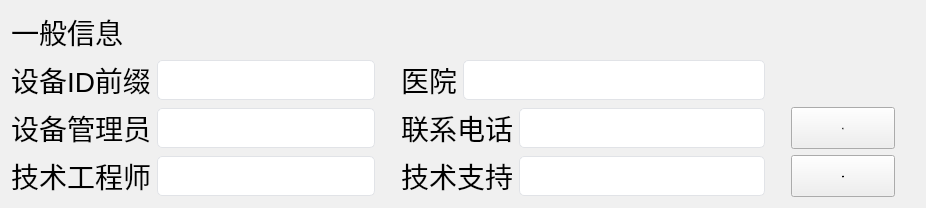
        <widget class="QFrame" name="mframe_Info">
         <property name="styleSheet">
          <string notr="true">QFrame{
	color: rgb(0, 0, 0);
	border-radius:12px;
	background-color: rgb(240,240,240);
}</string>
         </property>
         <property name="frameShape">
          <enum>QFrame::StyledPanel</enum>
         </property>
         <property name="frameShadow">
          <enum>QFrame::Raised</enum>
         </property>
         <layout class="QGridLayout" name="gridLayout_9" rowstretch="1,1,1,1" columnstretch="7,0,7,0,2,0">
          <item row="0" column="0">
           <widget class="QLabel" name="label_40">
            <property name="styleSheet">
             <string notr="true">QLabel
{
	color: rgb(0,0,0);
	font-size:28px;
}</string>
            </property>
            <property name="text">
             <string>一般信息</string>
            </property>
            <property name="alignment">
             <set>Qt::AlignLeading|Qt::AlignLeft|Qt::AlignVCenter</set>
            </property>
           </widget>
          </item>
          <item row="0" column="5">
           <spacer name="verticalSpacer_6">
            <property name="orientation">
             <enum>Qt::Vertical</enum>
            </property>
            <property name="sizeHint" stdset="0">
             <size>
              <width>20</width>
              <height>40</height>
             </size>
            </property>
           </spacer>
          </item>
          <item row="1" column="0">
           <layout class="QHBoxLayout" name="horizontalLayout_14">
            <item>
             <widget class="QLabel" name="mLab_IDName_2">
              <property name="styleSheet">
               <string notr="true">QLabel
{
	color: rgb(0,0,0);
	font-size:28px;
}</string>
              </property>
              <property name="text">
               <string>设备ID前缀</string>
              </property>
              <property name="alignment">
               <set>Qt::AlignLeading|Qt::AlignLeft|Qt::AlignVCenter</set>
              </property>
             </widget>
            </item>
            <item>
             <widget class="QLineEdit" name="mEdit_Info_IDName">
              <property name="minimumSize">
               <size>
                <width>0</width>
                <height>40</height>
               </size>
              </property>
              <property name="styleSheet">
               <string notr="true">QLineEdit
{
	border: 1px solid #e1e3e7;         
	border-radius: 5px;
	font-size:28px;
	color: rgb(137, 137, 137);
	background-color: rgb(255, 255, 255);


}</string>
              </property>
              <property name="text">
               <string/>
              </property>
             </widget>
            </item>
           </layout>
          </item>
          <item row="1" column="1">
           <spacer name="verticalSpacer_4">
            <property name="orientation">
             <enum>Qt::Vertical</enum>
            </property>
            <property name="sizeHint" stdset="0">
             <size>
              <width>20</width>
              <height>40</height>
             </size>
            </property>
           </spacer>
          </item>
          <item row="1" column="2">
           <layout class="QHBoxLayout" name="horizontalLayout_9">
            <item>
             <widget class="QLabel" name="mLab_IDName_7">
              <property name="styleSheet">
               <string notr="true">QLabel
{
	color: rgb(0,0,0);
	font-size:28px;
}</string>
              </property>
              <property name="text">
               <string>医院</string>
              </property>
              <property name="alignment">
               <set>Qt::AlignLeading|Qt::AlignLeft|Qt::AlignVCenter</set>
              </property>
             </widget>
            </item>
            <item>
             <widget class="QLineEdit" name="mEdit_Info_Hospital">
              <property name="minimumSize">
               <size>
                <width>0</width>
                <height>40</height>
               </size>
              </property>
              <property name="styleSheet">
               <string notr="true">QLineEdit
{
	border: 1px solid #e1e3e7;         
	border-radius: 5px;
	font-size:28px;
	color: rgb(137, 137, 137);
	background-color: rgb(255, 255, 255);


}</string>
              </property>
              <property name="text">
               <string/>
              </property>
             </widget>
            </item>
           </layout>
          </item>
          <item row="2" column="0">
           <layout class="QHBoxLayout" name="horizontalLayout_13">
            <item>
             <widget class="QLabel" name="mLab_IDName_3">
              <property name="styleSheet">
               <string notr="true">QLabel
{
	color: rgb(0,0,0);
	font-size:28px;
}</string>
              </property>
              <property name="text">
               <string>设备管理员</string>
              </property>
              <property name="alignment">
               <set>Qt::AlignLeading|Qt::AlignLeft|Qt::AlignVCenter</set>
              </property>
             </widget>
            </item>
            <item>
             <widget class="QLineEdit" name="mEdit_Info_Admin">
              <property name="minimumSize">
               <size>
                <width>0</width>
                <height>40</height>
               </size>
              </property>
              <property name="styleSheet">
               <string notr="true">QLineEdit
{
	border: 1px solid #e1e3e7;         
	border-radius: 5px;
	font-size:28px;
	color: rgb(137, 137, 137);
	background-color: rgb(255, 255, 255);


}</string>
              </property>
              <property name="text">
               <string/>
              </property>
             </widget>
            </item>
           </layout>
          </item>
          <item row="2" column="1">
           <spacer name="verticalSpacer_3">
            <property name="orientation">
             <enum>Qt::Vertical</enum>
            </property>
            <property name="sizeHint" stdset="0">
             <size>
              <width>20</width>
              <height>40</height>
             </size>
            </property>
           </spacer>
          </item>
          <item row="2" column="2">
           <layout class="QHBoxLayout" name="horizontalLayout_10">
            <item>
             <widget class="QLabel" name="mLab_IDName_6">
              <property name="styleSheet">
               <string notr="true">QLabel
{
	color: rgb(0,0,0);
	font-size:28px;
}</string>
              </property>
              <property name="text">
               <string>联系电话</string>
              </property>
              <property name="alignment">
               <set>Qt::AlignLeading|Qt::AlignLeft|Qt::AlignVCenter</set>
              </property>
             </widget>
            </item>
            <item>
             <widget class="QLineEdit" name="mEdit_Info_Phone">
              <property name="minimumSize">
               <size>
                <width>0</width>
                <height>40</height>
               </size>
              </property>
              <property name="styleSheet">
               <string notr="true">QLineEdit
{
	border: 1px solid #e1e3e7;         
	border-radius: 5px;
	font-size:28px;
	color: rgb(137, 137, 137);
	background-color: rgb(255, 255, 255);


}</string>
              </property>
              <property name="text">
               <string/>
              </property>
             </widget>
            </item>
           </layout>
          </item>
          <item row="3" column="0">
           <layout class="QHBoxLayout" name="horizontalLayout_12">
            <item>
             <widget class="QLabel" name="mLab_IDName_4">
              <property name="styleSheet">
               <string notr="true">QLabel
{
	color: rgb(0,0,0);
	font-size:28px;
}</string>
              </property>
              <property name="text">
               <string>技术工程师</string>
              </property>
              <property name="alignment">
               <set>Qt::AlignLeading|Qt::AlignLeft|Qt::AlignVCenter</set>
              </property>
             </widget>
            </item>
            <item>
             <widget class="QLineEdit" name="mEdit_Info_SupportMan">
              <property name="minimumSize">
               <size>
                <width>0</width>
                <height>40</height>
               </size>
              </property>
              <property name="styleSheet">
               <string notr="true">QLineEdit
{
	border: 1px solid #e1e3e7;         
	border-radius: 5px;
	font-size:28px;
	color: rgb(137, 137, 137);
	background-color: rgb(255, 255, 255);


}</string>
              </property>
              <property name="text">
               <string/>
              </property>
             </widget>
            </item>
           </layout>
          </item>
          <item row="3" column="2">
           <layout class="QHBoxLayout" name="horizontalLayout_11">
            <item>
             <widget class="QLabel" name="mLab_IDName_5">
              <property name="styleSheet">
               <string notr="true">QLabel
{
	color: rgb(0,0,0);
	font-size:28px;
}</string>
              </property>
              <property name="text">
               <string>技术支持</string>
              </property>
              <property name="alignment">
               <set>Qt::AlignLeading|Qt::AlignLeft|Qt::AlignVCenter</set>
              </property>
             </widget>
            </item>
            <item>
             <widget class="QLineEdit" name="mEdit_Info_Support">
              <property name="minimumSize">
               <size>
                <width>0</width>
                <height>40</height>
               </size>
              </property>
              <property name="styleSheet">
               <string notr="true">QLineEdit
{
	border: 1px solid #e1e3e7;         
	border-radius: 5px;
	font-size:28px;
	color: rgb(137, 137, 137);
	background-color: rgb(255, 255, 255);


}</string>
              </property>
              <property name="text">
               <string/>
              </property>
             </widget>
            </item>
           </layout>
          </item>
          <item row="3" column="3">
           <spacer name="verticalSpacer_5">
            <property name="orientation">
             <enum>Qt::Vertical</enum>
            </property>
            <property name="sizeHint" stdset="0">
             <size>
              <width>20</width>
              <height>40</height>
             </size>
            </property>
           </spacer>
          </item>
          <item row="3" column="4">
           <widget class="QPushButton" name="mBtn_Info_cancel">
            <property name="sizePolicy">
             <sizepolicy hsizetype="Minimum" vsizetype="Minimum">
              <horstretch>0</horstretch>
              <verstretch>0</verstretch>
             </sizepolicy>
            </property>
            <property name="minimumSize">
             <size>
              <width>0</width>
              <height>40</height>
             </size>
            </property>
            <property name="maximumSize">
             <size>
              <width>16777215</width>
              <height>999</height>
             </size>
            </property>
            <property name="font">
             <font>
              <pointsize>-1</pointsize>
             </font>
            </property>
            <property name="styleSheet">
             <string notr="true">QPushButton{ 
	border-radius:8px;
background-color:rgb(34,70,120);
font-size:26px; 
color:white;


}
QPushButton:hover{
font-size:26px; 
color:white;
}

QPushButton:pressed{
	background-color:rgb(241,129,1);
};
</string>
            </property>
            <property name="text">
             <string>编辑</string>
            </property>
           </widget>
          </item>
          <item row="2" column="4">
           <widget class="QPushButton" name="mBtn_Info_ok">
            <property name="sizePolicy">
             <sizepolicy hsizetype="Minimum" vsizetype="Minimum">
              <horstretch>0</horstretch>
              <verstretch>0</verstretch>
             </sizepolicy>
            </property>
            <property name="minimumSize">
             <size>
              <width>0</width>
              <height>40</height>
             </size>
            </property>
            <property name="maximumSize">
             <size>
              <width>16777215</width>
              <height>999</height>
             </size>
            </property>
            <property name="font">
             <font>
              <pointsize>-1</pointsize>
             </font>
            </property>
            <property name="styleSheet">
             <string notr="true">QPushButton{ 
	border-radius:8px;
background-color:rgb(34,70,120);
font-size:26px; 
color:white;


}
QPushButton:hover{
font-size:26px; 
color:white;
}

QPushButton:pressed{
	background-color:rgb(241,129,1);
};
</string>
            </property>
            <property name="text">
             <string>确定</string>
            </property>
           </widget>
          </item>
         </layout>
        </widget>
